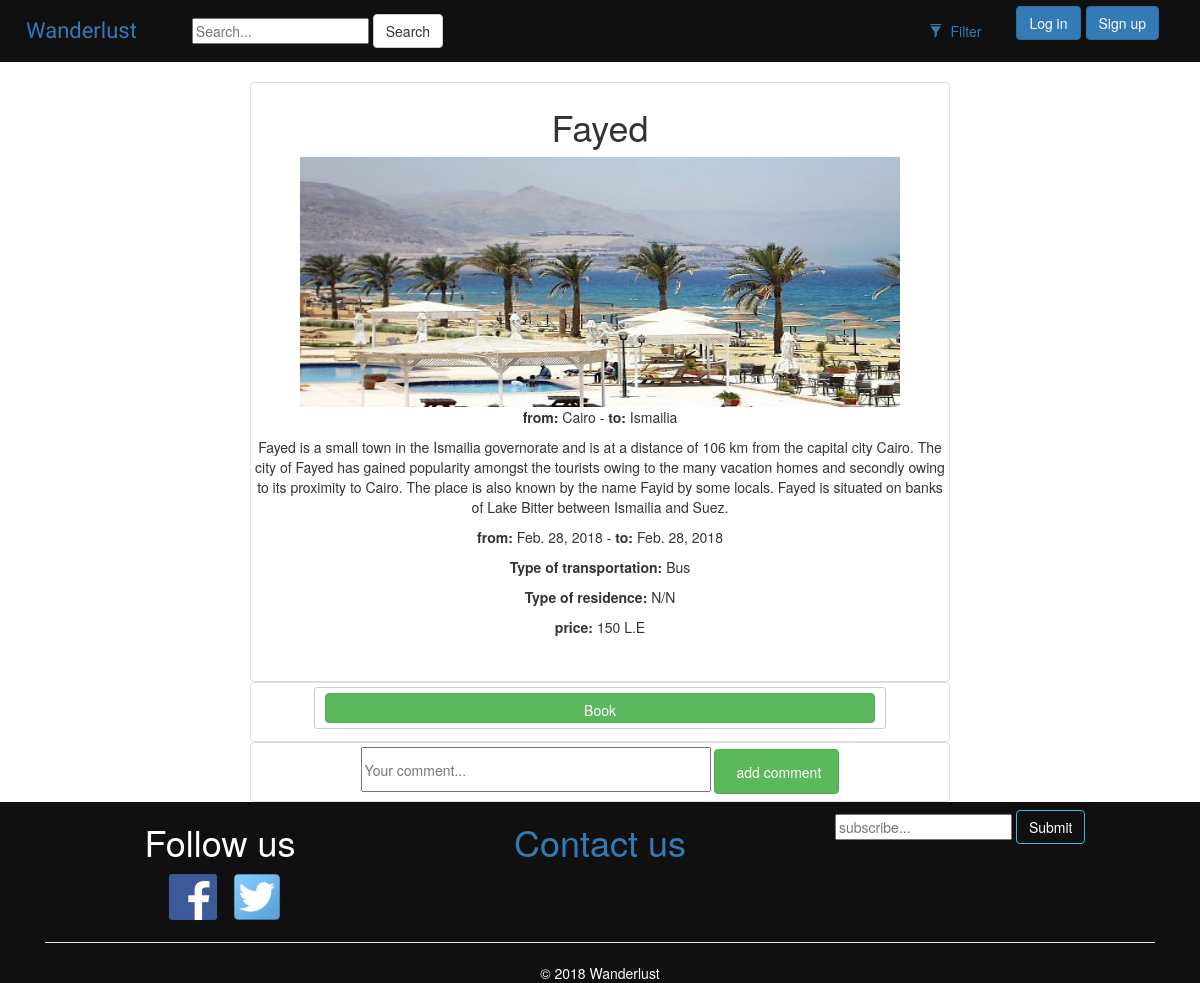
Before: /Wanderlust/trip/18/ with the older database file.
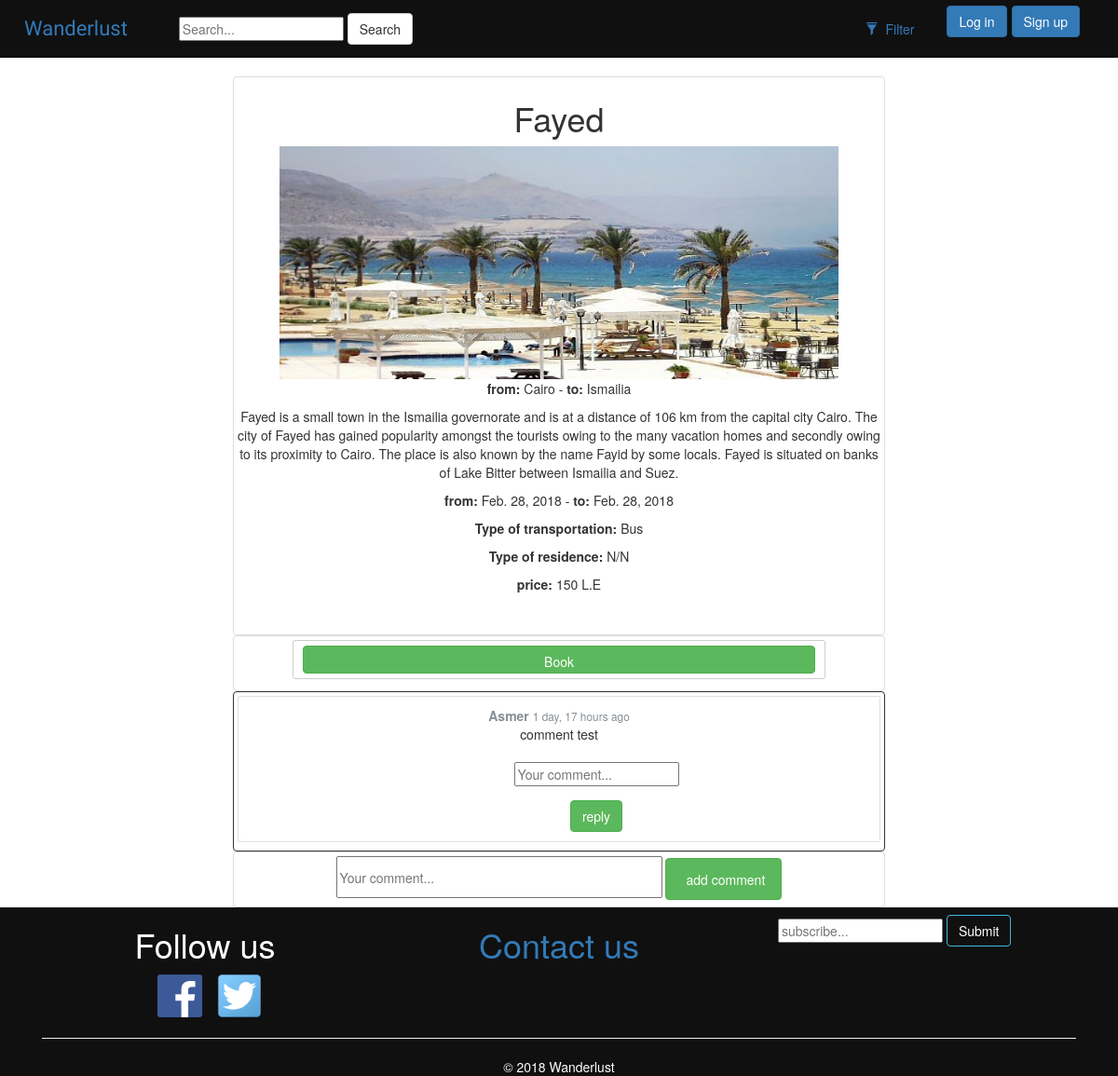
After: the same page with the newer database file.
### trips/models.py (models this page shows, shortened)
class Question(models.Model):
    Q_content = models.TextField(max_length=500)
    reply_to = models.PositiveSmallIntegerField(default='0')
    Q_trip = models.ForeignKey(Trip, on_delete= models.CASCADE)
    asked_by = models.ForeignKey(User, related_name='question', on_delete= models.CASCADE)
    asked_at = models.DateTimeField(auto_now_add= True)
    def get_message_as_markdown(self):
        return mark_safe(markdown(self.Q_content, safe_mode='escape'))

### trips/views.py (the view)
# urls.py: url(r'^trip/(?P<pk>[0-9]+)/$', views.DetailView.as_view(), name='detail'),
class DetailView(generic.DetailView):
    model = Trip
    template_name = 'trips/detail.html'

### trips/models.py (called while the page is built)
    def get_no_of_reservation(self):
        reserv = Reservation.objects.filter(trip=self)
        no = 0
        for res in reserv:
            no += res.persons
        return no

### trips/templates/trips/detail.html (shortened to what the changed rows need)
{% extends 'trips/base.html' %}
{% load humanize %}
{% load static %}
{% block stylesheet %}
    <link rel="stylesheet" href="{% static 'css/simplemde.min.css' %}">
{% endblock %}
{% block body %}
    <div>
        <div class="col-sm-4 col-lg-12">
            <div class="thumbnail" style="width: 700px ; height: 600px; margin: auto;  ">
                <h1>{{ trip.name }}</h1>
            </div>
            <div>
                {% for question in trip.question_set.all %}
                    {% if question.reply_to is 0 %}
                       <div class="col-sm-4 col-lg-12">
                        <div class="thumbnail" style="width: 700px ; height: -webkit-fit-content; margin: auto; border: 1px  solid; ">
                        <div class="card mb-2">
                            <div class="card-body p-3">
                                <div class="row mb-3">
                                    <div class="col-12">
                                        <strong class="text-muted">{{ question.asked_by }}</strong>
                                        <small class="text-muted">{{ question.asked_at|naturaltime }}</small>
                                    </div>
                                    <br>
                                    <div class="col-12 ">
                                        {{ question.get_message_as_markdown }}
                                    </div>
                                </div>
                                <div style="padding-left: 80px ;">
                                <div>
                                        <form class="" role="" method="post"
                                              action="{% url 'trips:reply_question' trip.id question.id %}">
                                            <div class="form-group">
                                                <input class="" name="c" type="text" value="{{ request.POST.c }}"
                                                       placeholder="Your comment..."/>
                                            </div>
                                            <button type="submit" class="btn btn-success">reply</button>
                                        </form>
                                    </div>
                                </div>
                            </div>
                        </div>
                        </div>
                        </div>
                    {% endif %}
                {% endfor %}
            </div>
        </div>
    </div>
{% endblock %}

Changed rows visible on the page:
added Question: asked_by "Asmer", asked_at "1 day, 17 hours ago", get_message_as_markdown "comment test"
